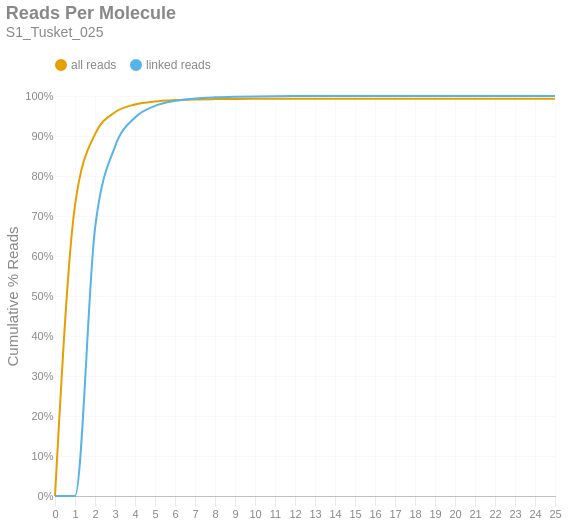

Write notebook code for a chart like this one.
### Markdown cell above
### Reads per Molecule
This chart shows the cumulative distribution of the number of reads per linked molecule. That is, how many alignments are associated with a unique molecule. This excludes the number of reads associated with invalid or absent linked-read barcodes. The `linked` histogram is the percentages recalculated when disregarding singletons.

### Code cell
if SKIPLR:
    print_html(f"Skipped")
else:
    counts = np.bincount(valids['reads'].cast(pl.Int64).to_numpy())
    weighted = counts * np.arange(len(counts))
    all_perc = weighted / n_reads
    linked_perc = weighted / n_linked_reads
    linked_perc[1] = 0
    binned_df = pl.DataFrame({
        'readsper': list(range(len(counts))),
        'all reads (cumsum)': np.cumsum(all_perc).tolist(),
        'linked reads (cumsum)': np.cumsum(linked_perc).tolist(),
    })

    with SafeRender(binned_df):
        (
            density_plot(binned_df, 'Reads Per Molecule', samplename, 'readspmol')
            .encode(
                x=alt.X('readsper:O', title=None).axis(labelAngle=0).scale(padding=0),
                y=alt.Y('value:Q', title='Cumulative % Reads').axis(format='%').stack(False),
                color=alt.Color("key:N").scale(domain=["all reads", "linked reads"]),
                tooltip=[
                    alt.Tooltip("key:N", title="Data Type"),
                    alt.Tooltip("readsper:O", title="Reads Per Molecule"),
                    alt.Tooltip("value:Q", format=".2%", title="% Reads (Cum.)")
                ]            
            )
        ).display()

### Figure 1 — Vega-Lite specification as saved in the notebook (floating-point values rounded to 4 significant figures)
{"width": "container", "height": 400, "config": {"title": {"anchor": "start", "dy": -15, "fontSize": 18, "color": "#888888", "subtitleColor": "#888888", "subtitleFontSize": 14}, "arc": {"fill": "#0072B2"}, "axis": {"domainColor": "#888888", "domainWidth": 0.5, "gridWidth": 0.2, "grid": false, "titleFontWeight": 400, "titleFontSize": 15, "labelFontSize": 11, "labelColor": "#888888", "tickColor": "#888888", "tickWidth": 0.2, "titleColor": "#888888"}, "axisBand": {"grid": false}, "axisX": {"grid": true, "tickSize": 10, "domainCap": "round"}, "axisY": {"domain": false, "grid": true, "tickSize": 0, "domainCap": "round"}, "background": "transparent", "header": {"labelFontSize": 15, "labelColor": "#888888", "titleFontSize": 15, "titleFontWeight": 600, "titleColor": "#888888"}, "legend": {"labelFont": "sans-serif", "labelFontSize": 12, "labelColor": "#888888", "symbolSize": 100, "symbolType": "circle", "titleFontSize": 12, "titlePadding": 10, "titleColor": "#888888", "title": null, "orient": "top"}, "range": {"category": ["#E69F00", "#56B4E9", "#009E73", "#F0E442", "#0072B2", "#D55E00", "#CC79A7", "#000000"], "diverging": ["#cfe8f3", "#a2d4ec", "#73bfe2", "#46abdb", "#1696d2", "#12719e"]}, "area": {"fill": "#0072B2", "fillOpacity": 0.7, "line": true, "strokeOpacity": 0.7}, "line": {"color": "#0072B2", "stroke": "#0072B2", "strokeWidth": 2}, "trail": {"color": "#0072B2", "stroke": "#0072B2", "strokeWidth": 0, "size": 1}, "point": {"filled": true, "fillOpacity": 1.0, "size": 95}, "text": {"color": "#888888", "fontSize": 11, "align": "right", "fontWeight": 400, "size": 11}, "bar": {"fill": "#0072B2", "stroke": null}, "view": {"stroke": null, "continuousWidth": 660, "continuousHeight": 400}}, "data": {"name": "data-0d18140771e3d7378982f88268e63a6a"}, "mark": {"type": "line", "interpolate": "monotone", "point": {"opacity": 0, "size": 275}}, "encoding": {"color": {"field": "key", "scale": {"domain": ["all reads", "linked reads"]}, "type": "nominal"}, "tooltip": [{"field": "key", "title": "Data Type", "type": "nominal"}, {"field": "readsper", "title": "Reads Per Molecule", "type": "ordinal"}, {"field": "value", "format": ".2%", "title": "% Reads (Cum.)", "type": "quantitative"}], "x": {"axis": {"labelAngle": 0}, "field": "readsper", "scale": {"padding": 0}, "title": null, "type": "ordinal"}, "y": {"axis": {"format": "%"}, "field": "value", "stack": false, "title": "Cumulative % Reads", "type": "quantitative"}}, "params": [{"name": "param_c36ac31b6afebe62", "select": {"type": "point", "fields": ["key"]}, "bind": "legend"}], "title": {"text": "Reads Per Molecule", "subtitle": "S1_Tusket_025"}, "transform": [{"fold": ["all reads (cumsum)", "linked reads (cumsum)"]}, {"calculate": "replace(datum.key, ' (cumsum)', '')", "as": "key"}, {"filter": {"param": "param_c36ac31b6afebe62"}}], "usermeta": {"embedOptions": {"downloadFileName": "S1_Tusket_025.readspmol"}}, "$schema": "https://vega.github.io/schema/vega-lite/v6.1.0.json", "datasets": {"data-0d18140771e3d7378982f88268e63a6a": [{"readsper": 0, "all reads (cumsum)": 0.0, "linked reads (cumsum)": 0.0}, {"readsper": 1, "all reads (cumsum)": 0.7268, "linked reads (cumsum)": 0.0}, {"readsper": 2, "all reads (cumsum)": 0.9048, "linked reads (cumsum)": 0.6683}, {"readsper": 3, "all reads (cumsum)": 0.9594, "linked reads (cumsum)": 0.8736}, {"readsper": 4, "all reads (cumsum)": 0.9788, "linked reads (cumsum)": 0.9462}, {"readsper": 5, "all reads (cumsum)": 0.9865, "linked reads (cumsum)": 0.9753}, {"readsper": 6, "all reads (cumsum)": 0.9899, "linked reads (cumsum)": 0.9878}, {"readsper": 7, "all reads (cumsum)": 0.9914, "linked reads (cumsum)": 0.9937}, {"readsper": 8, "all reads (cumsum)": 0.9922, "linked reads (cumsum)": 0.9966}, {"readsper": 9, "all reads (cumsum)": 0.9926, "linked reads (cumsum)": 0.9982}, {"readsper": 10, "all reads (cumsum)": 0.9928, "linked reads (cumsum)": 0.999}, {"readsper": 11, "all reads (cumsum)": 0.993, "linked reads (cumsum)": 0.9995}, {"readsper": 12, "all reads (cumsum)": 0.993, "linked reads (cumsum)": 0.9997}, {"readsper": 13, "all reads (cumsum)": 0.9931, "linked reads (cumsum)": 0.9998}, {"readsper": 14, "all reads (cumsum)": 0.9931, "linked reads (cumsum)": 0.9999}, {"readsper": 15, "all reads (cumsum)": 0.9931, "linked reads (cumsum)": 0.9999}, {"readsper": 16, "all reads (cumsum)": 0.9931, "linked reads (cumsum)": 1.0}, {"readsper": 17, "all reads (cumsum)": 0.9931, "linked reads (cumsum)": 1.0}, {"readsper": 18, "all reads (cumsum)": 0.9931, "linked reads (cumsum)": 1.0}, {"readsper": 19, "all reads (cumsum)": 0.9931, "linked reads (cumsum)": 1.0}, {"readsper": 20, "all reads (cumsum)": 0.9931, "linked reads (cumsum)": 1.0}, {"readsper": 21, "all reads (cumsum)": 0.9931, "linked reads (cumsum)": 1.0}, {"readsper": 22, "all reads (cumsum)": 0.9931, "linked reads (cumsum)": 1.0}, {"readsper": 23, "all reads (cumsum)": 0.9931, "linked reads (cumsum)": 1.0}, {"readsper": 24, "all reads (cumsum)": 0.9931, "linked reads (cumsum)": 1.0}, {"readsper": 25, "all reads (cumsum)": 0.9931, "linked reads (cumsum)": 1.0}]}}
